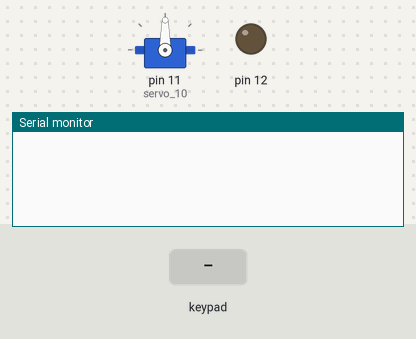
Simulated run of this sketch. Board: Arduino Uno, built with avr-gcc and run on an emulated ATmega328P. Parts: servo, output pins drawn as LEDs (lit = HIGH), the last lines printed to the serial monitor. The inputs (shaded band) are chosen by the test bench.

Above: at 1.2 s.
1.3 s: key '1' pressed
At 2.1 s:
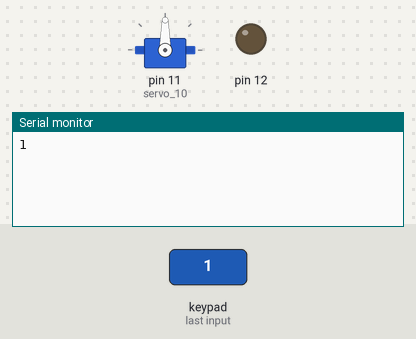
2.8 s: keypad keys 9 8 7 6 # pressed 0.4 s apart
At 5.8 s:
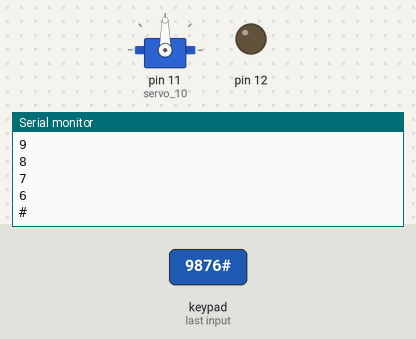
6.3 s: key 'A' pressed
At 7.2 s:
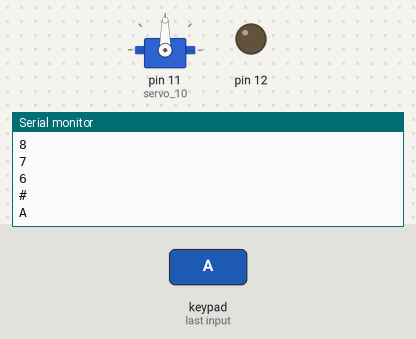
7.8 s: keypad keys 9 8 7 6 * pressed 0.4 s apart
At 10.6 s:
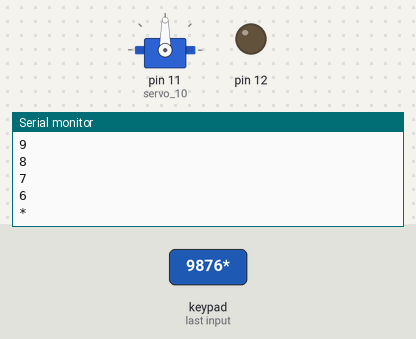
11.3 s: key 'B' pressed
At 12.3 s:
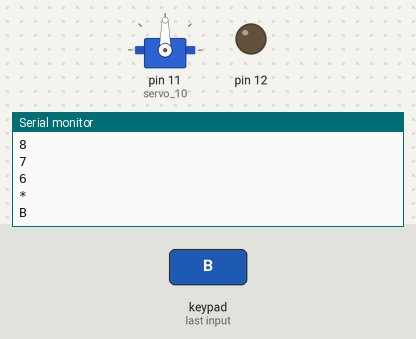
12.8 s: keypad keys 9 8 7 6 D pressed 0.4 s apart
At 15.8 s:
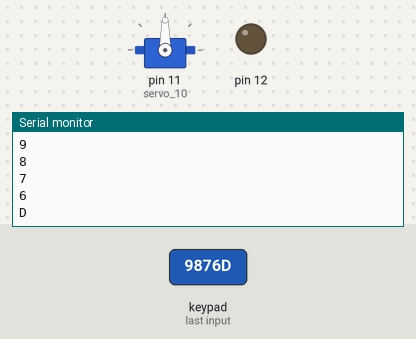
Timing chart, 0 to 17.3 s (numbered marks = the images above; inputs shaded):
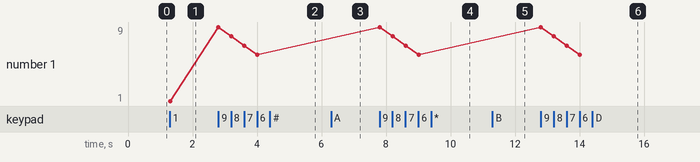

Measured:
- after the input at 1.3 s, the serial monitor: prints a new line at once (image 1)
- after the input at 2.8 s, the serial monitor: prints a new line at once (image 2)
- after the input at 6.3 s, the serial monitor: prints a new line at once (image 3)
- after the input at 7.8 s, the serial monitor: prints a new line at once (image 4)
- after the input at 11.3 s, the serial monitor: prints a new line at once (image 5)
- after the input at 12.8 s, the serial monitor: prints a new line at once (image 6)
- plotted number 1: 1 → 6 after the input at 2.8 s

The sketch:

arduino_entree_bon.ino
```cpp
#include <Keypad.h>
#include <Servo.h>
Servo servo_10;

const byte ROWS = 4;
const byte COLS = 4;
String incomingByte ;


char hexaKeys[ROWS][COLS] = {
  {'1', '2', '3', 'A'},
  {'4', '5', '6', 'B'},
  {'7', '8', '9', 'C'},
  {'*', '0', '#', 'D'}
};

byte rowPins[ROWS] = {9, 8, 7, 6};
byte colPins[COLS] = {5, 4, 3, 2};

Keypad digicode = Keypad(makeKeymap(hexaKeys), rowPins, colPins, ROWS, COLS);

void setup(){

  Serial.begin(9600);
    pinMode(12, OUTPUT);
  servo_10.attach(11, 500, 2500);

}

void loop(){
  char bouton = digicode.getKey();

  if (bouton){
    Serial.println(bouton);
  }

/*
    if (Serial.available() > 0) {
    incomingByte = Serial.readStringUntil('\n');

    if (incomingByte == "acces") {
      LED_accepter();
    }

    if (incomingByte == "accesrefuse") {
      LED_refuser();
    }

    if (incomingByte == "installateuractive") {
      mode_installateur_activer();
    }

    if (incomingByte == "installateurdesactive") {
    mode_installateur_desactiver();
    }

      if (incomingByte == "fermer") {
      porte_former();
    }
  }


*/

}
/*
void moteur(){
     servo_10.write(0);
    delay(700); // Wait for 700 millisecond(s)
}

void moteurfermer(){
     servo_10.write(90);
    delay(700); // Wait for 700 millisecond(s)
}


void porte_former(){
      digitalWrite(12, HIGH);
      delay(500);
      digitalWrite(12, LOW);
      moteurfermer();
}

void mode_installateur_activer(){
      digitalWrite(12, HIGH);
}

void mode_installateur_desactiver(){
      digitalWrite(12, LOW);
}

void LED_accepter(){
      digitalWrite(12, HIGH);
      delay(1000);
      digitalWrite(12, LOW);
      moteur();
}

void LED_refuser(){
      digitalWrite(12, HIGH);
      delay(500);
      digitalWrite(12, LOW);
      delay(500);
      digitalWrite(12, HIGH);
      delay(500);
      digitalWrite(12, LOW);
      delay(500);
      digitalWrite(12, HIGH);
      delay(500);
      digitalWrite(12, LOW);
}
*/
```
